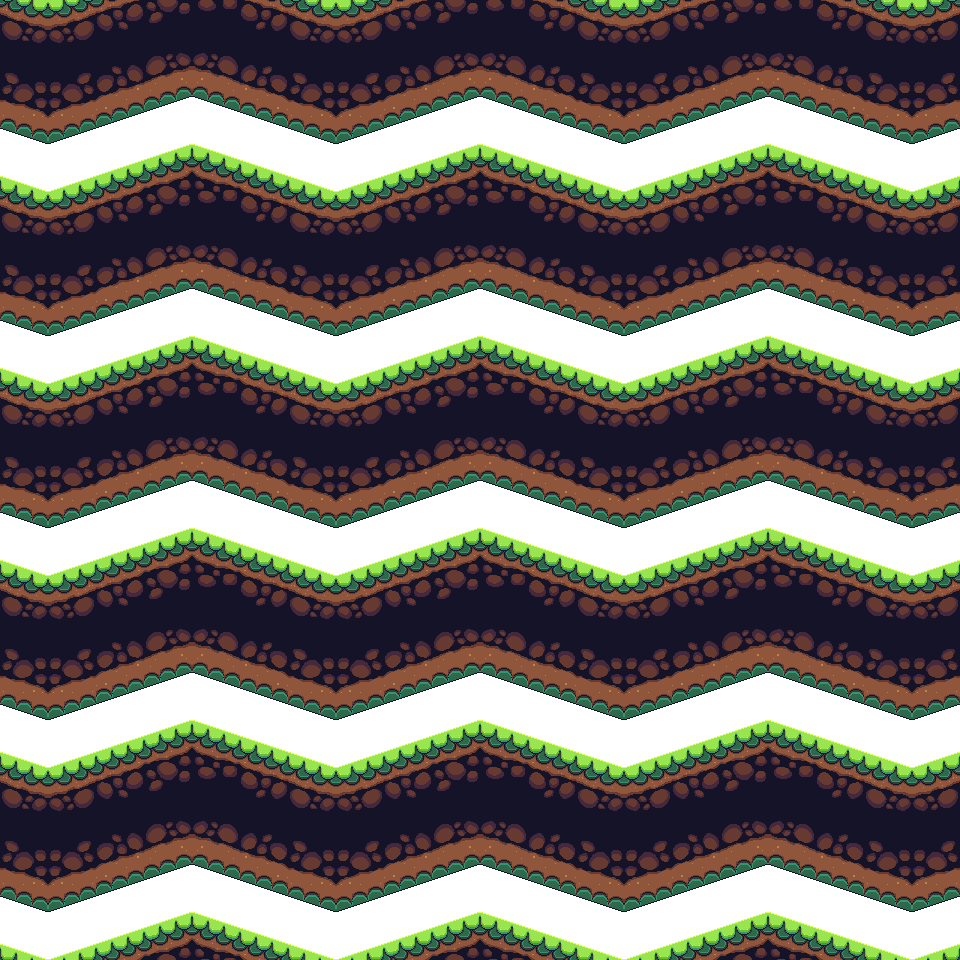

This game map was drawn from its Tiled (.tmx) file and the tilesets committed beside it. A one-line description and the trimmed map source follow:
An orthogonal 20x20 tile map with 48x48 px tiles, 1 tile layer (Background).

<map version="1.2" tiledversion="1.2.5" orientation="orthogonal" renderorder="right-down" width="20" height="20" tilewidth="48" tileheight="48" infinite="0" nextlayerid="3" nextobjectid="1">
 <tileset firstgid="1" name="testtileset" tilewidth="48" tileheight="48" tilecount="176" columns="22">
  <image source="Nature_environment_01.png" width="1100" height="400" />
 </tileset>
 <layer id="2" name="Background" width="20" height="20">
  <data>[400 cells, 400 non-empty, 24 distinct tile ids]</data>
 </layer>
</map>